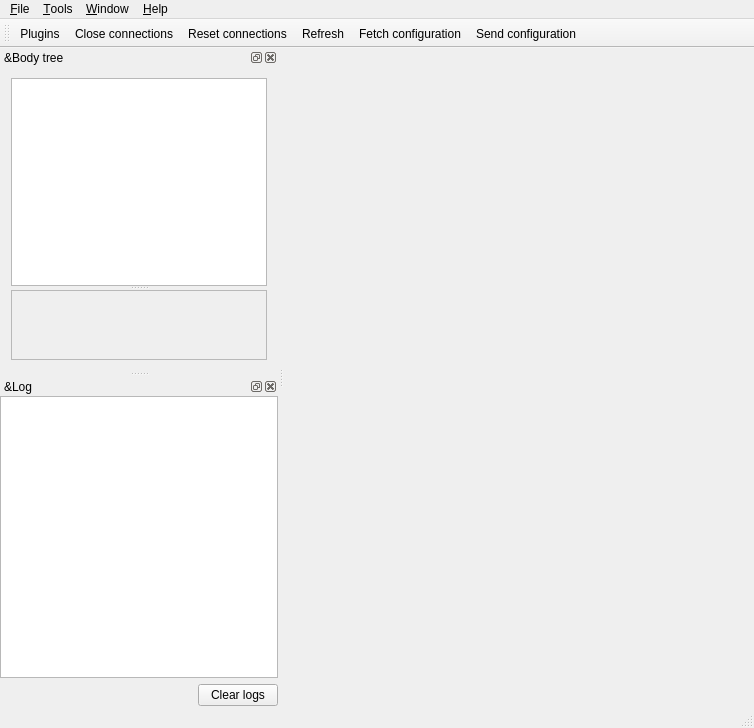
<?xml version="1.0" encoding="UTF-8"?>
<ui version="4.0">
 <class>MainWindow</class>
 <widget class="QMainWindow" name="MainWindow">
  <property name="geometry">
   <rect>
    <x>0</x>
    <y>0</y>
    <width>754</width>
    <height>728</height>
   </rect>
  </property>
  <property name="windowTitle">
   <string>Gepetto GUI</string>
  </property>
  <property name="windowIcon">
   <iconset theme="hpp-gui">
    <normaloff/>
   </iconset>
  </property>
  <property name="autoFillBackground">
   <bool>false</bool>
  </property>
  <widget class="QWidget" name="centralWidget">
   <property name="sizePolicy">
    <sizepolicy hsizetype="Preferred" vsizetype="Preferred">
     <horstretch>0</horstretch>
     <verstretch>0</verstretch>
    </sizepolicy>
   </property>
   <property name="contextMenuPolicy">
    <enum>Qt::NoContextMenu</enum>
   </property>
   <property name="autoFillBackground">
    <bool>false</bool>
   </property>
   <property name="styleSheet">
    <string notr="true">image: url(:/img/gepetto.png);</string>
   </property>
  </widget>
  <widget class="QMenuBar" name="menuBar">
   <property name="geometry">
    <rect>
     <x>0</x>
     <y>0</y>
     <width>754</width>
     <height>27</height>
    </rect>
   </property>
   <widget class="QMenu" name="menuFile">
    <property name="title">
     <string>&amp;File</string>
    </property>
    <addaction name="actionCreate_view"/>
    <addaction name="actionLoad_robot_from_file"/>
    <addaction name="actionLoad_environment"/>
    <addaction name="separator"/>
    <addaction name="actionChange_shortcut"/>
    <addaction name="actionQuit"/>
   </widget>
   <widget class="QMenu" name="menuWindow">
    <property name="title">
     <string>&amp;Window</string>
    </property>
   </widget>
   <widget class="QMenu" name="menuTools">
    <property name="title">
     <string>&amp;Tools</string>
    </property>
    <addaction name="actionRefresh"/>
    <addaction name="actionPlugins"/>
    <addaction name="separator"/>
    <addaction name="actionClose_connections"/>
    <addaction name="actionReconnect"/>
   </widget>
   <widget class="QMenu" name="menuHelp">
    <property name="title">
     <string>&amp;Help</string>
    </property>
    <addaction name="actionAbout"/>
   </widget>
   <addaction name="menuFile"/>
   <addaction name="menuTools"/>
   <addaction name="menuWindow"/>
   <addaction name="menuHelp"/>
  </widget>
  <widget class="QToolBar" name="mainToolBar">
   <property name="windowTitle">
    <string>Main</string>
   </property>
   <property name="iconSize">
    <size>
     <width>12</width>
     <height>12</height>
    </size>
   </property>
   <attribute name="toolBarArea">
    <enum>TopToolBarArea</enum>
   </attribute>
   <attribute name="toolBarBreak">
    <bool>false</bool>
   </attribute>
   <addaction name="actionPlugins"/>
   <addaction name="actionClose_connections"/>
   <addaction name="actionReconnect"/>
   <addaction name="actionRefresh"/>
   <addaction name="actionFetch_configuration"/>
   <addaction name="actionSend_configuration"/>
  </widget>
  <widget class="QStatusBar" name="statusBar"/>
  <widget class="QDockWidget" name="dockWidget_bodyTree">
   <property name="contextMenuPolicy">
    <enum>Qt::DefaultContextMenu</enum>
   </property>
   <property name="allowedAreas">
    <set>Qt::LeftDockWidgetArea|Qt::RightDockWidgetArea</set>
   </property>
   <property name="windowTitle">
    <string>&amp;Body tree</string>
   </property>
   <attribute name="dockWidgetArea">
    <number>1</number>
   </attribute>
   <widget class="gepetto::gui::BodyTreeWidget" name="bodyTreeContent">
    <layout class="QVBoxLayout" name="verticalLayout">
     <item>
      <widget class="QSplitter" name="splitter">
       <property name="orientation">
        <enum>Qt::Vertical</enum>
       </property>
       <widget class="QTreeView" name="bodyTree">
        <property name="contextMenuPolicy">
         <enum>Qt::CustomContextMenu</enum>
        </property>
        <property name="headerHidden">
         <bool>true</bool>
        </property>
       </widget>
       <widget class="QScrollArea" name="scrollArea">
        <property name="sizePolicy">
         <sizepolicy hsizetype="Expanding" vsizetype="Minimum">
          <horstretch>0</horstretch>
          <verstretch>0</verstretch>
         </sizepolicy>
        </property>
        <property name="widgetResizable">
         <bool>true</bool>
        </property>
        <widget class="QWidget" name="propertyArea">
         <property name="geometry">
          <rect>
           <x>0</x>
           <y>0</y>
           <width>252</width>
           <height>133</height>
          </rect>
         </property>
        </widget>
       </widget>
      </widget>
     </item>
    </layout>
   </widget>
  </widget>
  <widget class="QDockWidget" name="dockWidget_log">
   <property name="windowIcon">
    <iconset theme="dialog-information">
     <normaloff/>
    </iconset>
   </property>
   <property name="windowTitle">
    <string>&amp;Log</string>
   </property>
   <attribute name="dockWidgetArea">
    <number>1</number>
   </attribute>
   <widget class="QWidget" name="dockWidgetContents_4">
    <layout class="QVBoxLayout" name="verticalLayout_3">
     <property name="leftMargin">
      <number>0</number>
     </property>
     <property name="topMargin">
      <number>0</number>
     </property>
     <property name="rightMargin">
      <number>0</number>
     </property>
     <property name="bottomMargin">
      <number>0</number>
     </property>
     <item>
      <widget class="QTextEdit" name="logText">
       <property name="readOnly">
        <bool>true</bool>
       </property>
      </widget>
     </item>
     <item>
      <layout class="QHBoxLayout" name="horizontalLayout_2">
       <item>
        <spacer name="horizontalSpacer">
         <property name="orientation">
          <enum>Qt::Horizontal</enum>
         </property>
         <property name="sizeHint" stdset="0">
          <size>
           <width>40</width>
           <height>20</height>
          </size>
         </property>
        </spacer>
       </item>
       <item>
        <widget class="QPushButton" name="clearLogs">
         <property name="text">
          <string>Clear logs</string>
         </property>
        </widget>
       </item>
      </layout>
     </item>
    </layout>
   </widget>
  </widget>
  <action name="actionCreate_view">
   <property name="icon">
    <iconset theme="window-new">
     <normaloff/>
    </iconset>
   </property>
   <property name="text">
    <string>Create &amp;view</string>
   </property>
  </action>
  <action name="actionLoad_robot_from_file">
   <property name="icon">
    <iconset theme="list-add">
     <normaloff/>
    </iconset>
   </property>
   <property name="text">
    <string>Load &amp;robot from file</string>
   </property>
   <property name="shortcut">
    <string>Ctrl+R</string>
   </property>
  </action>
  <action name="actionQuit">
   <property name="icon">
    <iconset theme="window-close">
     <normaloff/>
    </iconset>
   </property>
   <property name="text">
    <string>&amp;Quit</string>
   </property>
   <property name="shortcut">
    <string>Ctrl+Q</string>
   </property>
  </action>
  <action name="actionLoad_environment">
   <property name="icon">
    <iconset theme="list-add">
     <normaloff/>
    </iconset>
   </property>
   <property name="text">
    <string>Load &amp;environment</string>
   </property>
   <property name="shortcut">
    <string>Ctrl+E</string>
   </property>
  </action>
  <action name="actionPlugins">
   <property name="icon">
    <iconset theme="preferences-plugin">
     <normaloff/>
    </iconset>
   </property>
   <property name="text">
    <string>&amp;Plugins</string>
   </property>
   <property name="shortcut">
    <string>Ctrl+P</string>
   </property>
  </action>
  <action name="actionRefresh">
   <property name="icon">
    <iconset theme="view-refresh">
     <normaloff/>
    </iconset>
   </property>
   <property name="text">
    <string>Refresh</string>
   </property>
   <property name="toolTip">
    <string>Refresh the interface (required if you are also using the python interface)</string>
   </property>
   <property name="shortcut">
    <string>F5</string>
   </property>
  </action>
  <action name="actionAbout">
   <property name="text">
    <string>&amp;About...</string>
   </property>
  </action>
  <action name="actionReconnect">
   <property name="icon">
    <iconset theme="network-connect">
     <normaloff/>
    </iconset>
   </property>
   <property name="text">
    <string>Reset connections</string>
   </property>
   <property name="shortcut">
    <string>Shift+F5</string>
   </property>
  </action>
  <action name="actionFetch_configuration">
   <property name="icon">
    <iconset theme="mail-receive">
     <normaloff/>
    </iconset>
   </property>
   <property name="text">
    <string>Fetch configuration</string>
   </property>
  </action>
  <action name="actionSend_configuration">
   <property name="icon">
    <iconset theme="mail-send">
     <normaloff/>
    </iconset>
   </property>
   <property name="text">
    <string>Send configuration</string>
   </property>
  </action>
  <action name="actionChange_shortcut">
   <property name="text">
    <string>Change &amp;shortcut</string>
   </property>
  </action>
  <action name="actionClose_connections">
   <property name="icon">
    <iconset theme="network-disconnect">
     <normaloff/>
    </iconset>
   </property>
   <property name="text">
    <string>Close connections</string>
   </property>
  </action>
 </widget>
 <layoutdefault spacing="6" margin="11"/>
 <customwidgets>
  <customwidget>
   <class>gepetto::gui::BodyTreeWidget</class>
   <extends>QWidget</extends>
   <header>gepetto/gui/bodytreewidget.hh</header>
   <container>1</container>
   <slots>
    <slot>customContextMenu(QPoint)</slot>
   </slots>
  </customwidget>
 </customwidgets>
 <resources>
  <include location="../../../../res/images.qrc"/>
 </resources>
 <connections>
  <connection>
   <sender>actionCreate_view</sender>
   <signal>triggered()</signal>
   <receiver>MainWindow</receiver>
   <slot>createDefaultView()</slot>
   <hints>
    <hint type="sourcelabel">
     <x>-1</x>
     <y>-1</y>
    </hint>
    <hint type="destinationlabel">
     <x>441</x>
     <y>358</y>
    </hint>
   </hints>
  </connection>
  <connection>
   <sender>actionLoad_robot_from_file</sender>
   <signal>triggered()</signal>
   <receiver>MainWindow</receiver>
   <slot>openLoadRobotDialog()</slot>
   <hints>
    <hint type="sourcelabel">
     <x>-1</x>
     <y>-1</y>
    </hint>
    <hint type="destinationlabel">
     <x>441</x>
     <y>358</y>
    </hint>
   </hints>
  </connection>
  <connection>
   <sender>actionQuit</sender>
   <signal>triggered()</signal>
   <receiver>MainWindow</receiver>
   <slot>close()</slot>
   <hints>
    <hint type="sourcelabel">
     <x>-1</x>
     <y>-1</y>
    </hint>
    <hint type="destinationlabel">
     <x>441</x>
     <y>358</y>
    </hint>
   </hints>
  </connection>
  <connection>
   <sender>actionLoad_environment</sender>
   <signal>triggered()</signal>
   <receiver>MainWindow</receiver>
   <slot>openLoadEnvironmentDialog()</slot>
   <hints>
    <hint type="sourcelabel">
     <x>-1</x>
     <y>-1</y>
    </hint>
    <hint type="destinationlabel">
     <x>287</x>
     <y>363</y>
    </hint>
   </hints>
  </connection>
  <connection>
   <sender>actionPlugins</sender>
   <signal>triggered()</signal>
   <receiver>MainWindow</receiver>
   <slot>onOpenPluginManager()</slot>
   <hints>
    <hint type="sourcelabel">
     <x>-1</x>
     <y>-1</y>
    </hint>
    <hint type="destinationlabel">
     <x>376</x>
     <y>363</y>
    </hint>
   </hints>
  </connection>
  <connection>
   <sender>clearLogs</sender>
   <signal>clicked(bool)</signal>
   <receiver>logText</receiver>
   <slot>clear()</slot>
   <hints>
    <hint type="sourcelabel">
     <x>230</x>
     <y>693</y>
    </hint>
    <hint type="destinationlabel">
     <x>135</x>
     <y>575</y>
    </hint>
   </hints>
  </connection>
 </connections>
 <slots>
  <slot>createDefaultView()</slot>
  <slot>openLoadRobotDialog()</slot>
  <slot>showTreeContextMenu(QPoint)</slot>
  <slot>updateJointTree(QModelIndex)</slot>
  <slot>openLoadEnvironmentDialog()</slot>
  <slot>reload()</slot>
  <slot>onOpenPluginManager()</slot>
 </slots>
</ui>
